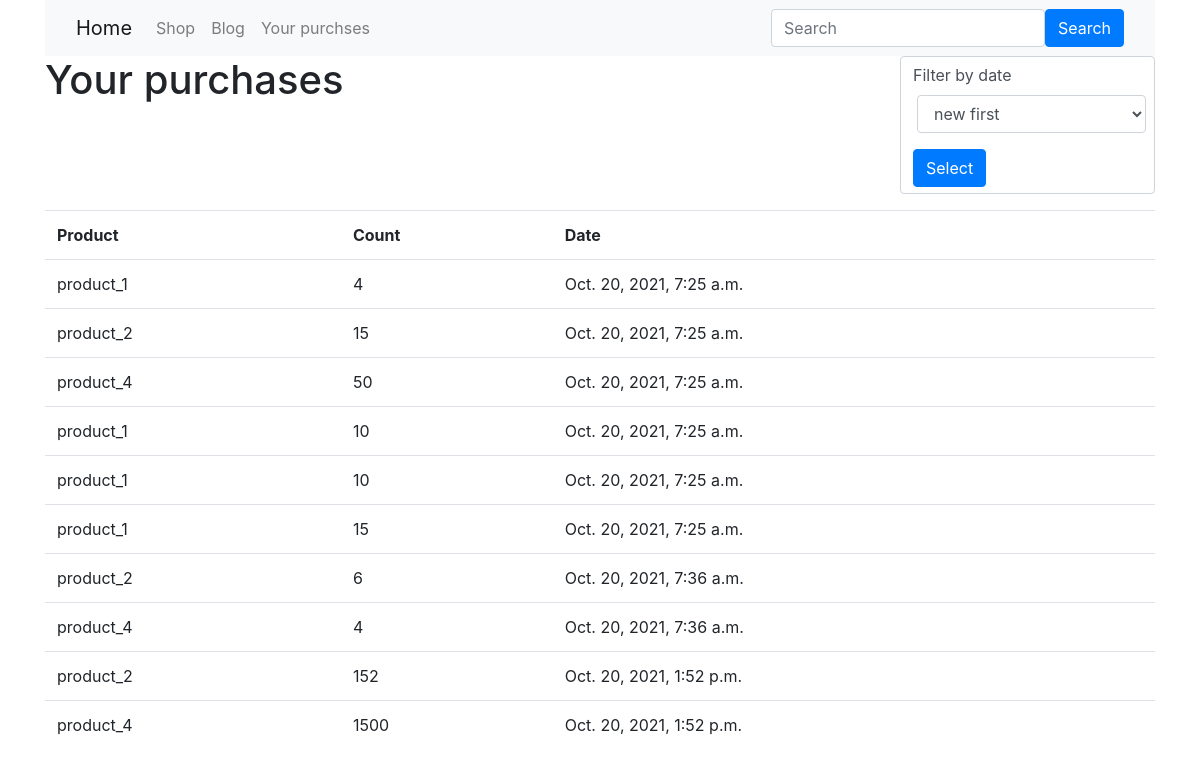
The app's page /purchases/ (signed in), older data.
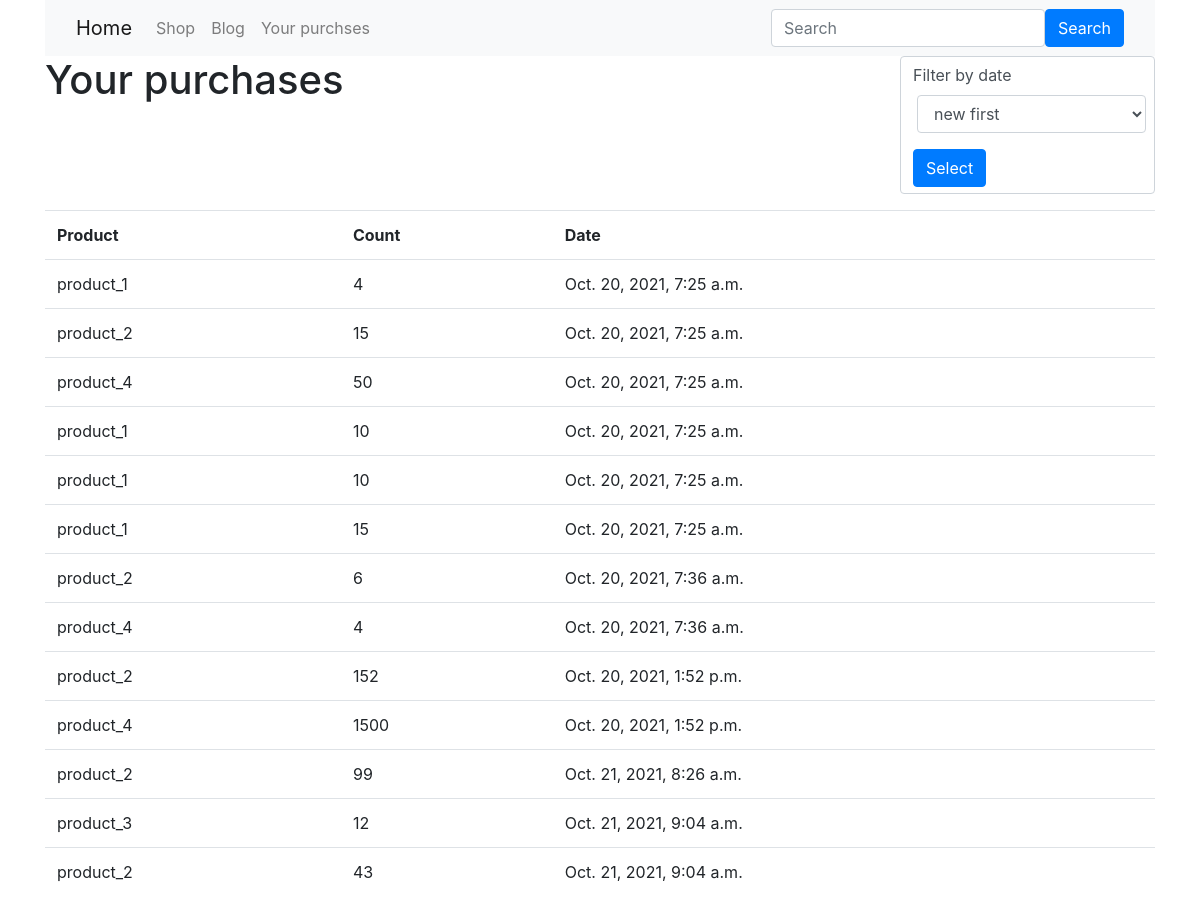
The same page, newer data.
### shop/models.py (models this page shows, shortened)
class Purchase(models.Model):
    user = models.ForeignKey(
        settings.AUTH_USER_MODEL, related_name="user_purchases", on_delete=models.CASCADE, blank=True, null=True
    )
    product = models.ForeignKey(
        Product, related_name="purchases", on_delete=models.CASCADE, default=True, blank=True, null=True
    )
    count = models.IntegerField(null=True)
    created_at = models.DateTimeField(auto_now_add=True, db_index=True, blank=True, null=True)
    class Meta:
        verbose_name = "Purchase"
        verbose_name_plural = "Purchases"

class Product(models.Model):
    title = models.CharField(max_length=200, default=True)
    cost = models.IntegerField(null=True)
    photo = models.ImageField(
        upload_to='images/%Y/%m/%d/', null=True)  # /%Y/%m/%d/ - creating dir for each day, when download image
    description = models.TextField(default="")
    status = models.CharField(
        max_length=100, choices=STATUS_CHOICES, default="IN_STOCK"
    )
    favorites = models.ManyToManyField(
        settings.AUTH_USER_MODEL, related_name="favorite_products"
    )
    price_byn = models.PositiveIntegerField(default=0)
    class Meta:
        verbose_name = "Product"
        verbose_name_plural = "Products"
    def __str__(self):
        return f"{self.title}"

### shop/views.py (the view)
# urls.py: path("purchases/", PurchaseView.as_view(), name="purchases"),
class PurchaseView(TemplateView):
    template_name = "product/product_purchases.html"
    def get_context_data(self, **kwargs):
        filter_form = FilterDate(self.request.GET)
        if self.request.user.is_authenticated:
            purchase = Purchase.objects.filter(user=self.request.user)
            if filter_form.is_valid():
                if filter_form.cleaned_data["filter_by_date"] == "NEW_FIRST":
                    purchase = Purchase.objects.filter(user=self.request.user).order_by("-created_at")
            return {"purchases": purchase, "form": filter_form}
        else:
            raise Http404

### shop/forms.py
class FilterDate(forms.Form):
    filter_by_date = forms.ChoiceField(
        choices=(("NEW_FIRST", "new first"), ("OLD_AT_FIRST", "old at first")),
        widget=forms.Select(attrs={"class": "ml-1 mr-3"}),
        required=False,
    )

### templates/product/product_purchases.html (shortened to what this page needs)
{% extends "base.html" %}
{% load static crispy_forms_tags %}
{% block content %}
    <div class="purchases">
    <div class="row">
        <div class="col-9">
      <h1>Your purchases</h1>
            </div>
        <div class="col-3">
            <div class="form-group">
            <form class="form-control">
                {{ form|crispy }}
                <button type="submit" class="btn btn-primary">Select</button>
            </form>
        </div>
        </div>
    </div>
      <table class="table">
        <tr>
          <th>Product</th>
          <th>Count</th>
          <th>Date</th>
        </tr>
        {% for purchase in purchases %}
          <tr>
            <td>{{ purchase.product }}</td>
            <td>{{ purchase.count }}</td>
            <td>{{ purchase.created_at }}</td>
          </tr>
        {% endfor %}
      </table>
    </div>
{% endblock %}

Row changes from the older to the newer data that the page shows:
added Purchase: product "product_2", count "99", created_at "Oct. 21, 2021, 8:26 a.m."
added Purchase: product "product_3", count "12", created_at "Oct. 21, 2021, 9:04 a.m."
added Purchase: product "product_2", count "43", created_at "Oct. 21, 2021, 9:04 a.m."
